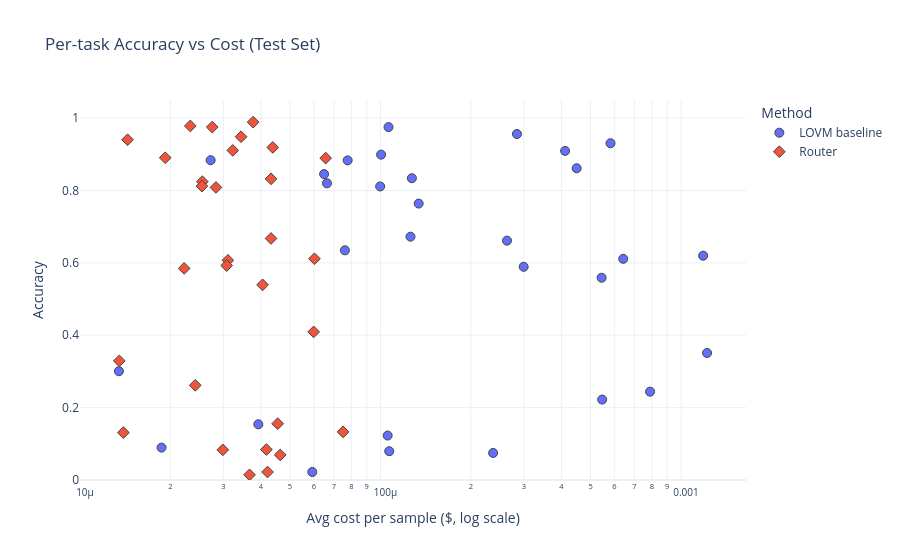

Notebook code for this chart:
### Code cell
# Optional: use log-scale on x to spread out small costs
fig = px.scatter(
    df_plot,
    x="avg_cost_per_sample",
    y="accuracy",
    color="method",
    symbol="method",
    hover_name="task",
    hover_data={
        "task": True,
        "method": True,
        "avg_cost_per_sample": ":.6f",
        "accuracy": ":.3f",
        "total_cost": ":.3f",
        "num_samples": True,
    },
    labels={
        "avg_cost_per_sample": "Avg cost per sample ($)",
        "accuracy": "Accuracy",
    },
    title="Per-task Accuracy vs Cost (Test Set)",
    log_x=True,               # set to False if you prefer linear scale
    template="plotly_white",
)

# Make markers a bit larger and improve layout
fig.update_traces(marker=dict(size=9, line=dict(width=1)))
fig.update_layout(
    title="Per-task Accuracy vs Cost (Test Set)",
    xaxis_title="Avg cost per sample ($, log scale)",
    yaxis_title="Accuracy",
    template="plotly_white",
    legend_title_text="Method",
    xaxis=dict(
        type="log",              # ← ENABLE LOG SCALE
        # tickformat=".2e",        # ← CLEAN SCIENTIFIC NOTATION (e.g., 1e-4)
        tickfont=dict(size=10),
        showgrid=True,
    ),
    yaxis=dict(range=[0, 1.05]),
    hovermode="closest",
)

fig.show()

### Figure 1 — Plotly figure (JSON) as saved in the notebook; plotly's stock layout.template omitted (floating-point values rounded to 4 significant figures)
{"data": [{"customdata": [["abstract_reasoning", "LOVM baseline", 0.3365, 284], ["chart_captioning", "LOVM baseline", 0.04584, 602], ["chart_reasoning", "LOVM baseline", 0.1283, 1277], ["code_generation", "LOVM baseline", 0.0188, 317], ["counting", "LOVM baseline", 0.01879, 283], ["dense_captioning", "LOVM baseline", 0.03011, 285], ["diagram_captioning", "LOVM baseline", 0.00153, 45], ["diagram_reasoning", "LOVM baseline", 0.03, 282], ["difference_detection", "LOVM baseline", 0.005849, 313], ["document_ocr", "LOVM baseline", 0.395, 960], ["general_vqa", "LOVM baseline", 0.2741, 915], ["geometry_reasoning", "LOVM baseline", 0.3976, 504], ["handwriting_ocr", "LOVM baseline", 0.08251, 313], ["icon_reasoning", "LOVM baseline", 0.008192, 301], ["image_captioning", "LOVM baseline", 0.0309, 289], ["knowledge_vqa", "LOVM baseline", 0.1665, 306], ["map_reasoning", "LOVM baseline", 0.02853, 286], ["medical_report", "LOVM baseline", 0.00426, 316], ["medical_vqa", "LOVM baseline", 0.03469, 54], ["meme_classification", "LOVM baseline", 0.12, 267], ["rendered_text_ocr", "LOVM baseline", 0.08421, 296], ["scene_text_ocr", "LOVM baseline", 0.07772, 580], ["science_reasoning", "LOVM baseline", 0.02263, 291], ["spatial_reasoning", "LOVM baseline", 0.111, 873], ["table_math", "LOVM baseline", 0.03818, 588], ["table_reasoning", "LOVM baseline", 0.2293, 1822], ["textbook_qa", "LOVM baseline", 0.1181, 216], ["ui_captioning", "LOVM baseline", 0.0666, 281], ["visual_mrc", "LOVM baseline", 0.3688, 302], ["web_understanding", "LOVM baseline", 0.1509, 259]], "hovertemplate": "<b>%{hovertext}</b><br><br>method=%{customdata[1]}<br>Avg cost per sample ($)=%{x:.6f}<br>Accuracy=%{y:.3f}<br>task=%{customdata[0]}<br>total_cost=%{customdata[2]:.3f}<br>num_samples=%{customdata[3]}<extra></extra>", "hovertext": ["abstract_reasoning", "chart_captioning", "chart_reasoning", "code_generation", "counting", "dense_captioning", "diagram_captioning", "diagram_reasoning", "difference_detection", "document_ocr", "general_vqa", "geometry_reasoning", "handwriting_ocr", "icon_reasoning", "image_captioning", "knowledge_vqa", "map_reasoning", "medical_report", "medical_vqa", "meme_classification", "rendered_text_ocr", "scene_text_ocr", "science_reasoning", "spatial_reasoning", "table_math", "table_reasoning", "textbook_qa", "ui_captioning", "visual_mrc", "web_understanding"], "legendgroup": "LOVM baseline", "marker": {"color": "#636efa", "line": {"width": 1}, "size": 9, "symbol": "circle"}, "mode": "markers", "name": "LOVM baseline", "orientation": "v", "showlegend": true, "type": "scatter", "x": [0.001185, 7.614e-05, 0.0001005, 5.931e-05, 6.639e-05, 0.0001057, 3.922e-05, 0.0001064, 1.869e-05, 0.0004115, 0.0002995, 0.0007889, 0.0002636, 2.722e-05, 0.0001069, 0.0005443, 9.976e-05, 1.348e-05, 0.0006423, 0.0004496, 0.0002845, 0.000134, 7.778e-05, 0.0001272, 6.493e-05, 0.0001259, 0.0005466, 0.000237, 0.001221, 0.0005827], "xaxis": "x", "y": [0.6197, 0.6346, 0.899, 0.02208, 0.8198, 0.1228, 0.1538, 0.9752, 0.08946, 0.9094, 0.5891, 0.244, 0.6613, 0.8837, 0.07958, 0.5588, 0.8112, 0.3006, 0.6111, 0.8614, 0.9561, 0.7638, 0.8832, 0.8339, 0.8452, 0.6723, 0.2222, 0.07473, 0.351, 0.9305], "yaxis": "y"}, {"customdata": [["abstract_reasoning", "Router", 0.01244, 284], ["chart_captioning", "Router", 0.03631, 602], ["chart_reasoning", "Router", 0.04119, 1277], ["code_generation", "Router", 0.01334, 317], ["counting", "Router", 0.005439, 283], ["dense_captioning", "Router", 0.01189, 285], ["diagram_captioning", "Router", 0.002047, 45], ["diagram_reasoning", "Router", 0.007771, 282], ["difference_detection", "Router", 0.004366, 313], ["document_ocr", "Router", 0.02722, 960], ["general_vqa", "Router", 0.02033, 915], ["geometry_reasoning", "Router", 0.03784, 504], ["handwriting_ocr", "Router", 0.009724, 313], ["icon_reasoning", "Router", 0.004336, 301], ["image_captioning", "Router", 0.01341, 289], ["knowledge_vqa", "Router", 0.0124, 306], ["map_reasoning", "Router", 0.01236, 286], ["medical_report", "Router", 0.004272, 316], ["medical_vqa", "Router", 0.001662, 54], ["meme_classification", "Router", 0.01006, 267], ["rendered_text_ocr", "Router", 0.007563, 296], ["scene_text_ocr", "Router", 0.01477, 580], ["science_reasoning", "Router", 0.01, 291], ["spatial_reasoning", "Router", 0.02033, 873], ["table_math", "Router", 0.03864, 588], ["table_reasoning", "Router", 0.07878, 1822], ["textbook_qa", "Router", 0.006455, 216], ["ui_captioning", "Router", 0.01031, 281], ["visual_mrc", "Router", 0.007306, 302], ["web_understanding", "Router", 0.01552, 259]], "hovertemplate": "<b>%{hovertext}</b><br><br>method=%{customdata[1]}<br>Avg cost per sample ($)=%{x:.6f}<br>Accuracy=%{y:.3f}<br>task=%{customdata[0]}<br>total_cost=%{customdata[2]:.3f}<br>num_samples=%{customdata[3]}<extra></extra>", "hovertext": ["abstract_reasoning", "chart_captioning", "chart_reasoning", "code_generation", "counting", "dense_captioning", "diagram_captioning", "diagram_reasoning", "difference_detection", "document_ocr", "general_vqa", "geometry_reasoning", "handwriting_ocr", "icon_reasoning", "image_captioning", "knowledge_vqa", "map_reasoning", "medical_report", "medical_vqa", "meme_classification", "rendered_text_ocr", "scene_text_ocr", "science_reasoning", "spatial_reasoning", "table_math", "table_reasoning", "textbook_qa", "ui_captioning", "visual_mrc", "web_understanding"], "legendgroup": "Router", "marker": {"color": "#EF553B", "line": {"width": 1}, "size": 9, "symbol": "diamond"}, "mode": "markers", "name": "Router", "orientation": "v", "showlegend": true, "type": "scatter", "x": [4.381e-05, 6.031e-05, 3.226e-05, 4.209e-05, 1.922e-05, 4.173e-05, 4.549e-05, 2.756e-05, 1.395e-05, 2.835e-05, 2.222e-05, 7.509e-05, 3.107e-05, 1.44e-05, 4.639e-05, 4.053e-05, 4.323e-05, 1.352e-05, 3.078e-05, 3.769e-05, 2.555e-05, 2.547e-05, 3.437e-05, 2.329e-05, 6.571e-05, 4.324e-05, 2.988e-05, 3.668e-05, 2.419e-05, 5.993e-05], "xaxis": "x", "y": [0.919, 0.6113, 0.9107, 0.02208, 0.8905, 0.08421, 0.1556, 0.9752, 0.131, 0.8083, 0.5847, 0.1329, 0.607, 0.9402, 0.0692, 0.5392, 0.8322, 0.3291, 0.5926, 0.9888, 0.8243, 0.8121, 0.9485, 0.9782, 0.8895, 0.6674, 0.08333, 0.01423, 0.2616, 0.4093], "yaxis": "y"}], "layout": {"hovermode": "closest", "legend": {"title": {"text": "Method"}, "tracegroupgap": 0}, "title": {"text": "Per-task Accuracy vs Cost (Test Set)"}, "xaxis": {"anchor": "y", "domain": [0, 1], "showgrid": true, "tickfont": {"size": 10}, "title": {"text": "Avg cost per sample ($, log scale)"}, "type": "log"}, "yaxis": {"anchor": "x", "domain": [0, 1], "range": [0, 1.05], "title": {"text": "Accuracy"}}}}
